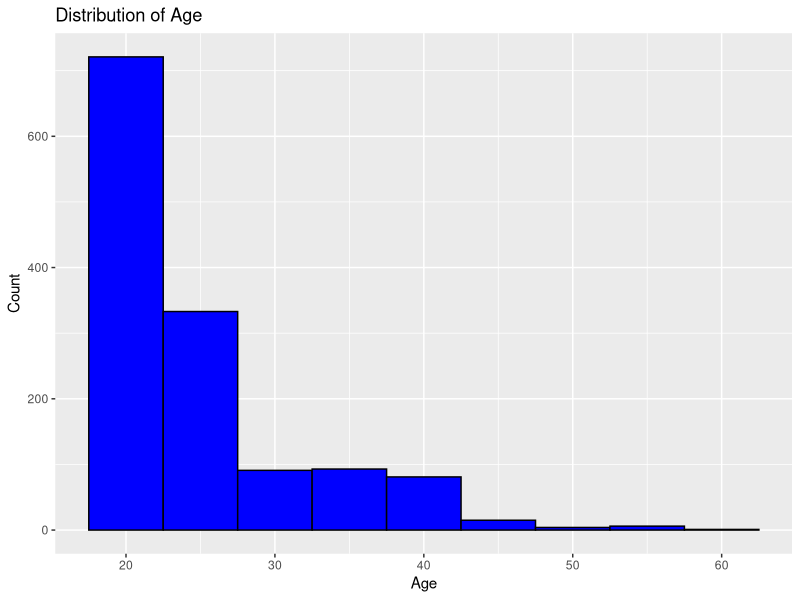
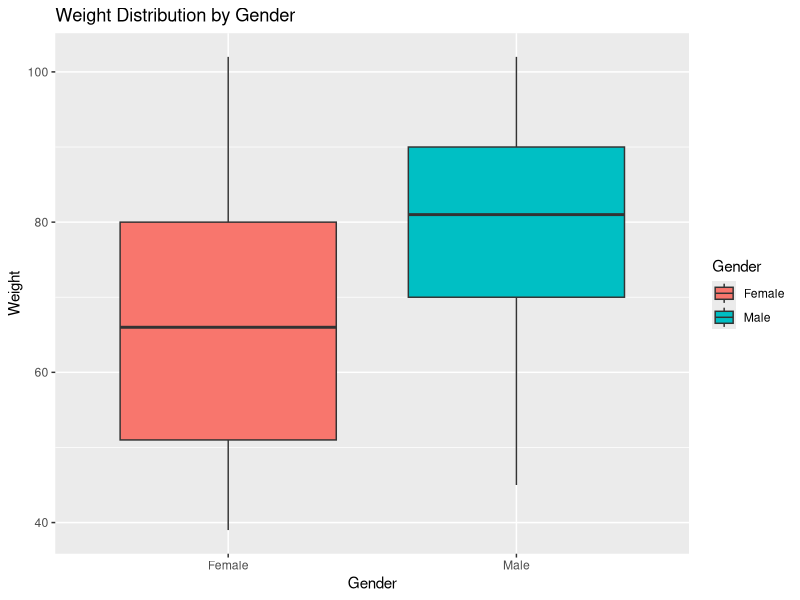

Here is the R script that generated these plots, in order: (Note: this script raises an error after producing the figures.)
library(tidyverse)
library(ggplot2)
library(randomForest)
library(psych)
library(caret)      
library(dplyr)
library(nnet)       
library(corrplot)  
library(RColorBrewer)  
library(ggthemes)      
library(pheatmap)      
library(GGally)        
library(pROC)          
library(doParallel)


data <- read.csv("Est_ObesityDataSet.csv", stringsAsFactors = TRUE) 

str(data)
summary(data)
head(data)
describe(data)

cat("Total Missing Values:", sum(is.na(data)), "\n")


data <- data %>% 
  mutate(across(where(is.numeric), ~ifelse(is.na(.), median(., na.rm = TRUE), .)))
         

data$Gender <- as.factor(data$Gender)
data$Obesity_Level <- as.factor(data$Obesity_Level)  
   

data <- data %>%
mutate(BMI = Weight / (Height^2))

data$BMI <- as.numeric(as.character(data$BMI))

data %>%
  group_by(Gender) %>%
  summarise(
    Mean_Age = mean(Age, na.rm = TRUE),
    Median_Weight = median(Weight, na.rm = TRUE),
    SD_Height = sd(Height, na.rm = TRUE)
  )

ggplot(data, aes(x = Age)) +
  geom_histogram(binwidth = 5, fill = "blue", color = "black") +
  labs(title = "Distribution of Age", x = "Age", y = "Count")

ggplot(data, aes(x = Gender, y = Weight, fill = Gender)) +
  geom_boxplot() +
  labs(title = "Weight Distribution by Gender", x = "Gender", y = "Weight")

cl <- makePSOCKcluster(4)  
registerDoParallel(cl)
     

ggplot(data, aes(x = Obesity_Level, fill = Obesity_Level)) +
geom_bar() +
scale_fill_brewer(palette = "Set3") +
theme_minimal() +
labs(title = "Distribution of Obesity Levels",
x = "Obesity Level",
y = "Count") +
     theme(legend.position = "none", 
     plot.title = element_text(size = 16, face = "bold"))
         

numeric_data <- data %>% 
select(where(is.numeric))
cor_matrix <- cor(numeric_data, use = "complete.obs")
print(cor_matrix)

corrplot(cor_matrix, method = "color", col = brewer.pal(n = 9, name = "Blues"),
         addCoef.col = "black", tl.col = "black", tl.srt = 45, number.cex = 0.7)
         

set.seed(123)  
trainIndex <- createDataPartition(data$Obesity_Level, p = 0.8, list = FALSE)
trainData <- data[trainIndex, ]
testData <- data[-trainIndex, ]
         

use_upsampling <- TRUE  # Set to FALSE to use down-sampling
         
if (use_upsampling) {
    trainData_balanced <- upSample(x = trainData[-ncol(trainData)], y = trainData$Obesity_Level)
    trainData_balanced$Class <- NULL  # Remove extra column added by upSample
      } else {
           trainData_balanced <- downSample(x = trainData[-ncol(trainData)], y = trainData$Obesity_Level)
           trainData_balanced$Class <- NULL  # Remove extra column added by downSample
         }
         

tune_grid <- expand.grid(mtry = c(2, 4, 6, 8))
rf_model <- train(Obesity_Level ~ ., data = trainData_balanced, method = "rf", 
            ntree = 500, importance = TRUE, tuneGrid = tune_grid,
            trControl = trainControl(method = "cv", number = 5))
         
print(rf_model)
         

importance_df <- data.frame(Feature = rownames(rf_model$finalModel$importance),
      Importance = rf_model$finalModel$importance[, 1]) %>%
      arrange(desc(Importance))
         
ggplot(importance_df, aes(x = reorder(Feature, Importance), y = Importance, fill = Importance)) +
    geom_bar(stat = "identity") +
    coord_flip() +
    scale_fill_gradient(low = "lightblue", high = "darkblue") +
    theme_minimal() +
    labs(title = "Feature Importance in Random Forest Model",
         x = "Features",
         y = "Importance") +
    theme(plot.title = element_text(size = 16, face = "bold"))
         

rf_pred <- predict(rf_model, testData)
conf_matrix_rf <- confusionMatrix(rf_pred, testData$Obesity_Level)
print(conf_matrix_rf)
         

pheatmap(as.matrix(conf_matrix_rf$table), cluster_rows = FALSE, cluster_cols = FALSE,
        display_numbers = TRUE, color = colorRampPalette(c("white", "blue"))(100),
        main = "Confusion Matrix - Random Forest")
         

normalize <- function(x) {
    return ((x - min(x)) / (max(x) - min(x)))
}
         
trainData_norm <- trainData_balanced %>%
    mutate(across(where(is.numeric), normalize))
    testData_norm <- testData %>%
    mutate(across(where(is.numeric), normalize))
         

nn_model <- nnet(Obesity_Level ~ ., data = trainData_norm, size = 10, maxit = 300, decay = 0.01, 
    trace = TRUE, MaxNWts = 1000, abstol = 1.0e-4, reltol = 1.0e-8)

nn_pred <- predict(nn_model, testData_norm, type = "raw")
nn_pred_class <- apply(nn_pred, 1, which.max)  
levels_list <- levels(trainData_norm$Obesity_Level)
nn_pred_factor <- factor(levels_list[nn_pred_class], levels = levels_list)
         

conf_matrix_nn <- confusionMatrix(nn_pred_factor, testData_norm$Obesity_Level)
print(conf_matrix_nn)
         

pheatmap(as.matrix(conf_matrix_nn$table), cluster_rows = FALSE, cluster_cols = FALSE,
        display_numbers = TRUE, color = colorRampPalette(c("white", "red"))(100),
        main = "Confusion Matrix - Neural Network")
     

if (length(levels(data$Obesity_Level)) == 2) {
roc_curve <- roc(testData$Obesity_Level, as.numeric(rf_pred))
plot(roc_curve, main = "ROC Curve for Random Forest")
auc(roc_curve)
}
         

rf_acc <- conf_matrix_rf$overall["Accuracy"]
nn_acc <- conf_matrix_nn$overall["Accuracy"]
         
cat("Random Forest Accuracy:", rf_acc, "\n")
cat("Neural Network Accuracy:", nn_acc, "\n")
         

mcnemar_test <- mcnemar.test(table(rf_pred, nn_pred_factor))
print(mcnemar_test)

stopCluster(cl)

predictions <- predict(rf_model, testData)
confusionMatrix(predictions, testData$Obesity_Level)

importance(rf_model$finalModel)
varImpPlot(rf_model$finalModel)


